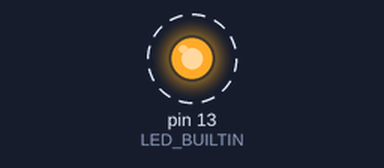
A sketch run on a simulated Arduino Uno, built with avr-gcc and run on an emulated ATmega328P. Shown: output pins drawn as LEDs (lit = HIGH). Dashed ring = blinking.

Above: at 0.2 s.
Timing chart, 0 to 3.0 s (numbered marks = the images above):
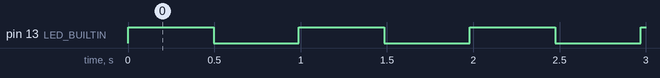

Measured:
- by itself, pin 13 (LED_BUILTIN): alternates HIGH for 0.50 s and LOW for 0.50 s

The sketch:

Common.ino
```cpp
#include <Arduino_FreeRTOS.h>

// tasks
void blink(void *pvParameters);

void setup() {
  Serial.begin(9600);
  while(!Serial);

  xTaskCreate(
    blink,
    "SystemIsRunning",
    128,   // stack size
    NULL, // parameters
    0,    // priority
    NULL  // handle
  );
}

void loop() {

}

void blink(void *pvParameters __attribute__((unused))) {
  pinMode(LED_BUILTIN, OUTPUT);

  while(true) {
    digitalWrite(LED_BUILTIN, HIGH);
    vTaskDelay(500 / portTICK_PERIOD_MS);
    digitalWrite(LED_BUILTIN, LOW);
    vTaskDelay(500 / portTICK_PERIOD_MS);
  }
}
```
